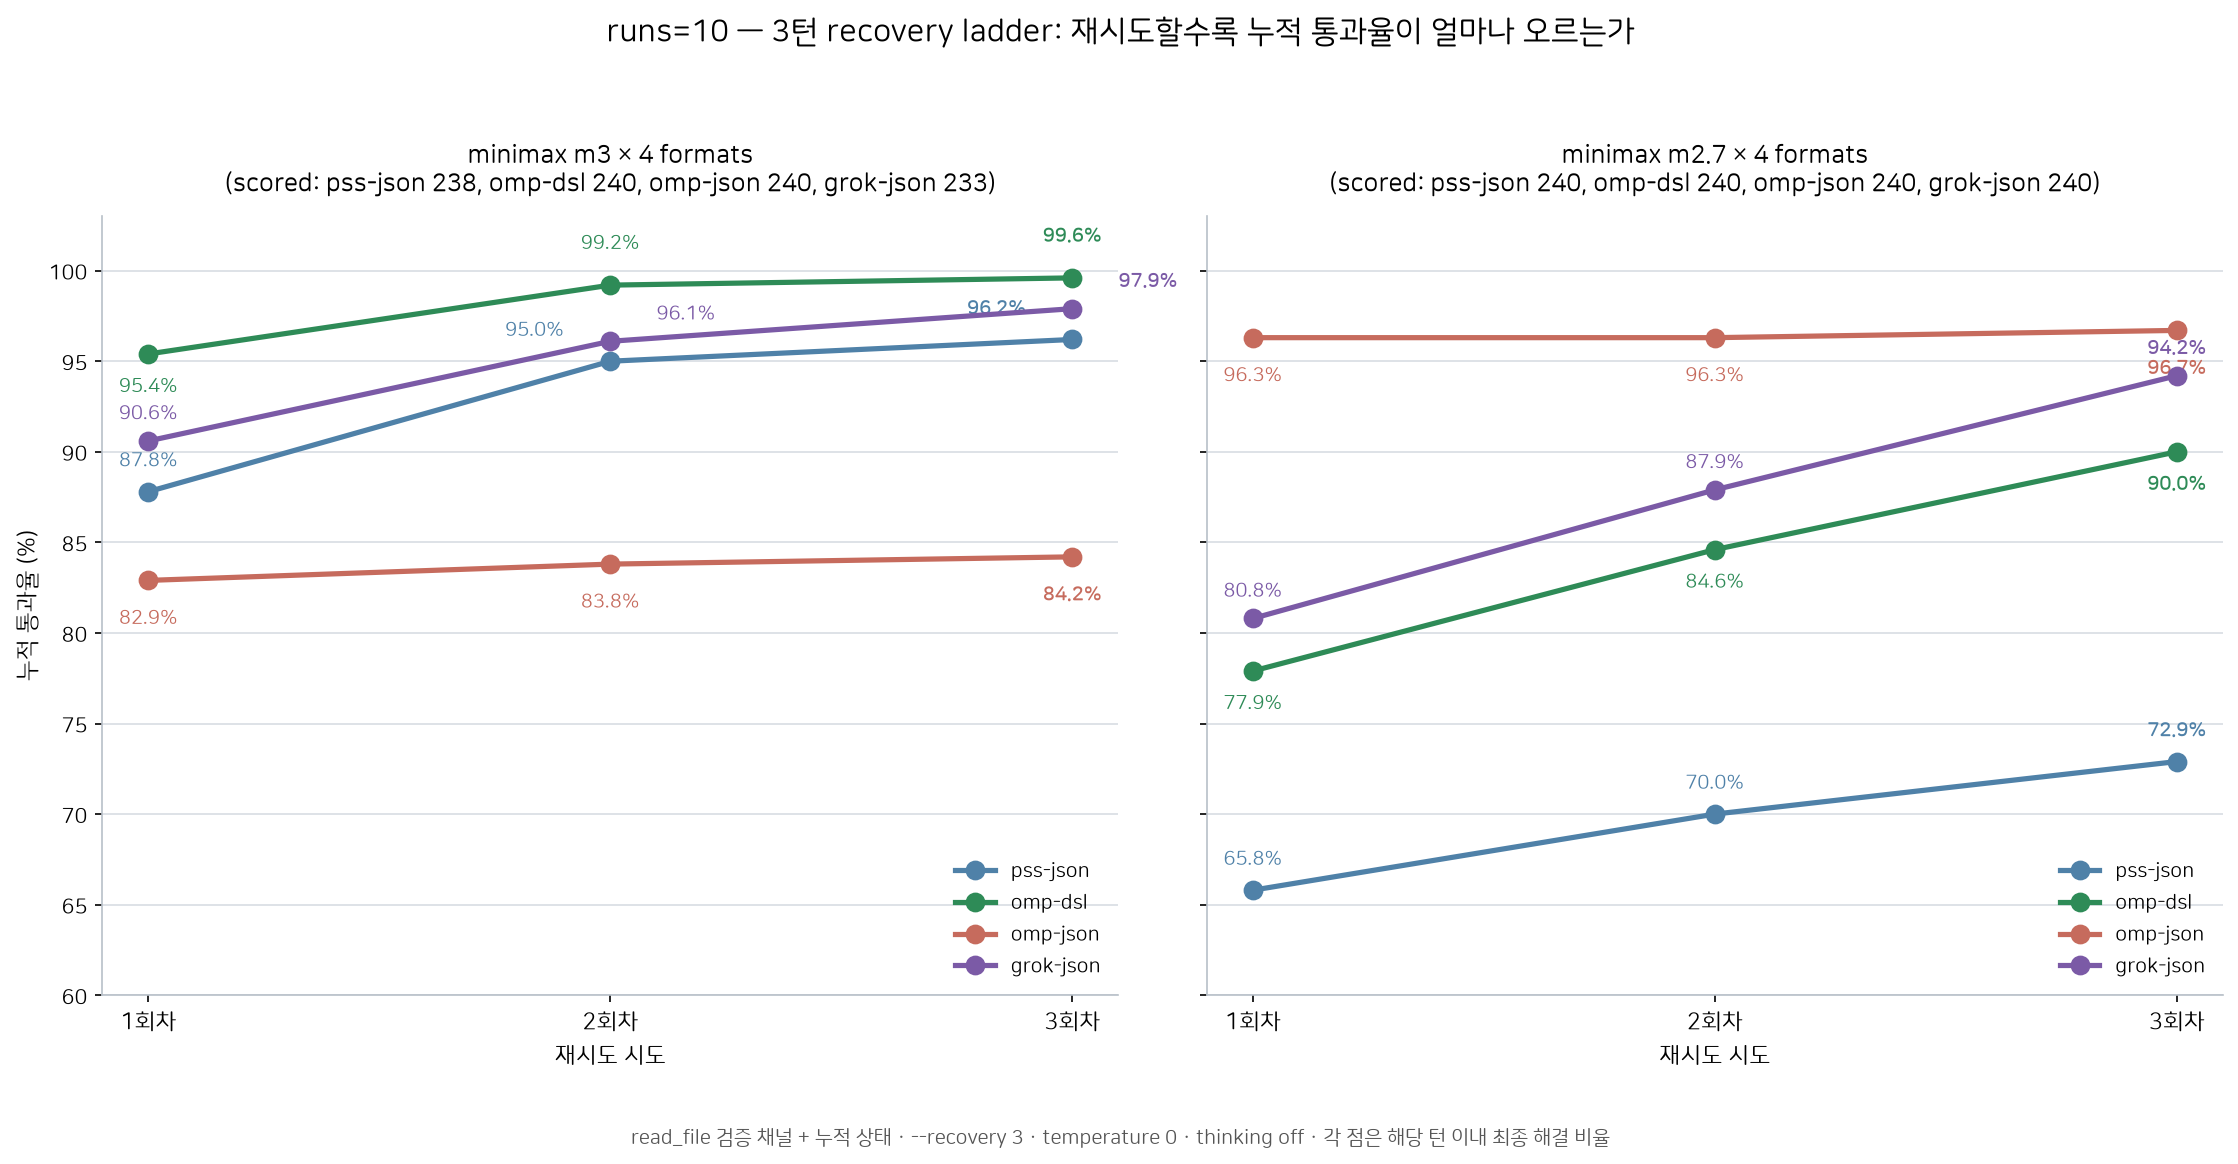

Generate this figure with Python:
#!/usr/bin/env python3
# /// script
# dependencies = ["matplotlib"]
# ///
from __future__ import annotations

import matplotlib

matplotlib.use("Agg")
import matplotlib.pyplot as plt
from matplotlib import font_manager

for fname in (
    "/usr/share/fonts/truetype/nanum/NanumSquareRoundB.ttf",
    "/usr/share/fonts/truetype/nanum/NanumSquareRoundR.ttf",
):
    font_manager.fontManager.addfont(fname)
plt.rcParams["font.family"] = ["NanumSquareRound", "Noto Sans CJK KR", "DejaVu Sans"]
plt.rcParams["axes.unicode_minus"] = False

STEPS = [1, 2, 3]
FORMATS = ["pss-json", "omp-dsl", "omp-json", "grok-json"]
COLORS = {
    "pss-json": "#4f81a8",
    "omp-dsl": "#2e8b57",
    "omp-json": "#c66b5d",
    "grok-json": "#7b5aa6",
}
M3 = {
    "pss-json": [87.8, 95.0, 96.2],
    "omp-dsl": [95.4, 99.2, 99.6],
    "omp-json": [82.9, 83.8, 84.2],
    "grok-json": [90.6, 96.1, 97.9],
}
M27 = {
    "pss-json": [65.8, 70.0, 72.9],
    "omp-dsl": [77.9, 84.6, 90.0],
    "omp-json": [96.3, 96.3, 96.7],
    "grok-json": [80.8, 87.9, 94.2],
}
SCORED = {
    "m3": {"pss-json": "238", "omp-dsl": "240", "omp-json": "240", "grok-json": "233"},
    "m2.7": {"pss-json": "240", "omp-dsl": "240", "omp-json": "240", "grok-json": "240"},
}
LABEL_OFFSETS = {
    "m3": {
        "pss-json": [1.4, 1.4, 1.4],
        "omp-dsl": [-2.1, 2.0, 2.0],
        "omp-json": [-2.4, -2.4, -2.4],
        "grok-json": [1.2, 1.2, 1.2],
    },
    "m2.7": {
        "pss-json": [1.4, 1.4, 1.4],
        "omp-dsl": [-2.1, -2.1, -2.1],
        "omp-json": [-2.4, -2.4, -2.4],
        "grok-json": [1.2, 1.2, 1.2],
    },
}
LABEL_X_OFFSETS = {
    "m3": {
        "pss-json": [0.0, -0.1, -0.1],
        "omp-dsl": [0.0, 0.0, 0.0],
        "omp-json": [0.0, 0.0, 0.0],
        "grok-json": [0.0, 0.1, 0.1],
    },
    "m2.7": {
        "pss-json": [0.0, 0.0, 0.0],
        "omp-dsl": [0.0, 0.0, 0.0],
        "omp-json": [0.0, 0.0, 0.0],
        "grok-json": [0.0, 0.0, 0.0],
    },
}

fig, axes = plt.subplots(1, 2, figsize=(15, 7.8), sharey=True)
fig.patch.set_facecolor("white")

for ax, model, data in zip(axes, ("m3", "m2.7"), (M3, M27)):
    for format_name in FORMATS:
        values = data[format_name]
        ax.plot(
            STEPS,
            values,
            marker="o",
            markersize=8.5,
            linewidth=2.5,
            color=COLORS[format_name],
            label=format_name,
            zorder=3,
        )
        for step, value in zip(STEPS, values):
            ax.annotate(
                f"{value:.1f}%",
                xy=(step, value),
                xytext=(
                    step + LABEL_X_OFFSETS[model][format_name][step - 1],
                    value + LABEL_OFFSETS[model][format_name][step - 1],
                ),
                ha=(
                    "right"
                    if LABEL_X_OFFSETS[model][format_name][step - 1] < 0
                    else "left"
                    if LABEL_X_OFFSETS[model][format_name][step - 1] > 0
                    else "center"
                ),
                fontsize=9.5,
                color=COLORS[format_name],
                fontweight="bold" if step == 3 else "normal",
            )
    ax.set_xticks(STEPS)
    ax.set_xticklabels([f"{step}회차" for step in STEPS], fontsize=11)
    ax.set_ylim(60, 103)
    ax.set_xlabel("재시도 시도", fontsize=11)
    ax.set_title(
        f"minimax {model} × 4 formats\n"
        f"(scored: {', '.join(f'{name} {SCORED[model][name]}' for name in FORMATS)})",
        fontsize=12,
        pad=12,
    )
    ax.yaxis.grid(True, color="#d8dde3", lw=0.8, zorder=0)
    ax.set_axisbelow(True)
    for spine in ("top", "right"):
        ax.spines[spine].set_visible(False)
    for spine in ("left", "bottom"):
        ax.spines[spine].set_color("#b8c0c8")
    ax.legend(loc="lower right", frameon=False, fontsize=9.5)

axes[0].set_ylabel("누적 통과율 (%)", fontsize=11)
fig.suptitle(
    "runs=10 — 3턴 recovery ladder: 재시도할수록 누적 통과율이 얼마나 오르는가",
    fontsize=15,
    y=0.98,
)
fig.text(
    0.5,
    0.015,
    "read_file 검증 채널 + 누적 상태 · --recovery 3 · temperature 0 · thinking off · "
    "각 점은 해당 턴 이내 최종 해결 비율",
    ha="center",
    fontsize=9.5,
    color="#555",
)
fig.tight_layout(rect=[0, 0.06, 1, 0.94])

out = "assets/edit-formats-attempt-ladder-runs10.png"
fig.savefig(out, dpi=150, bbox_inches="tight", facecolor="white")
print(f"wrote {out}")
